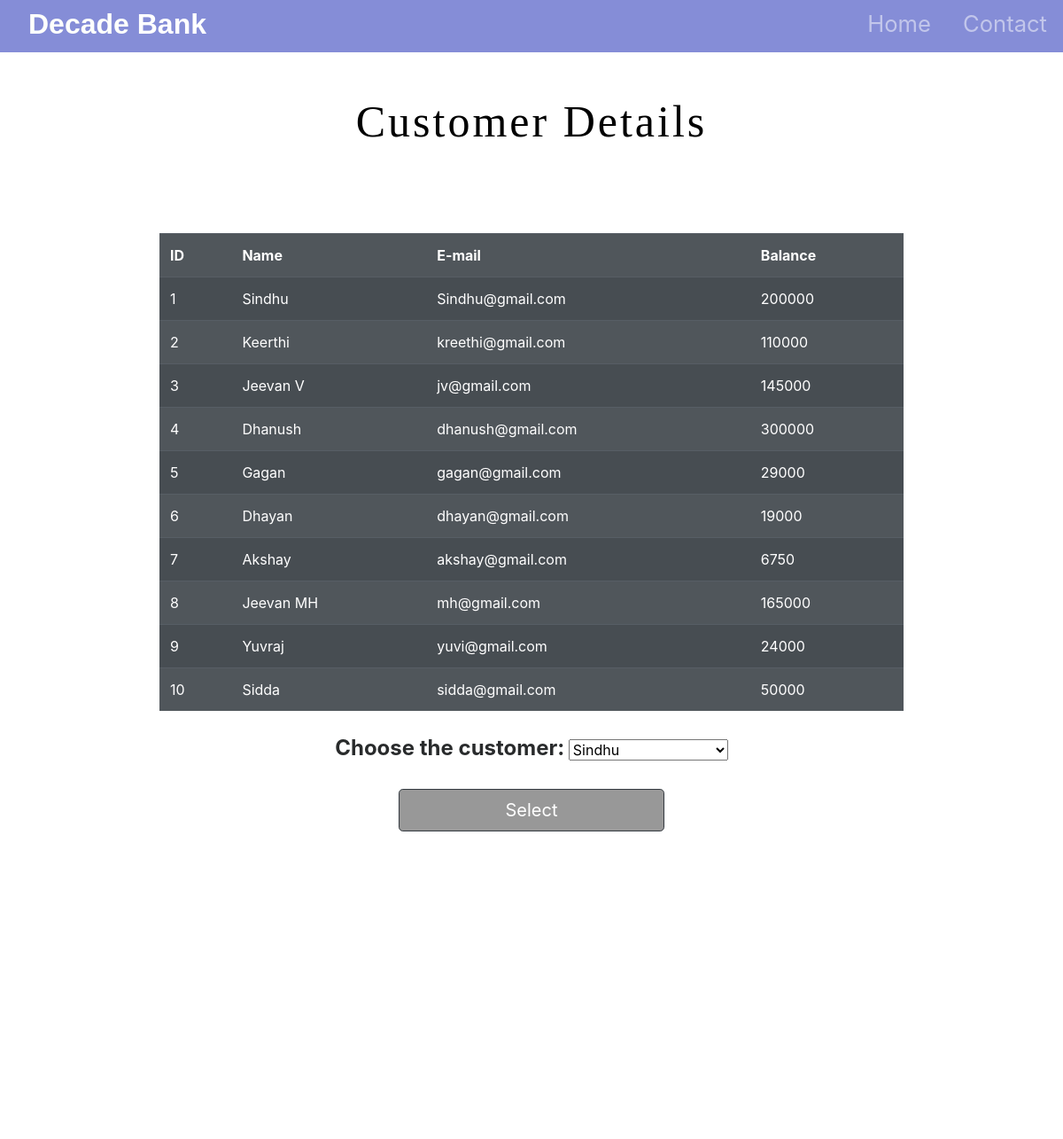
/customer.php, run on an earlier commit of the app's database.
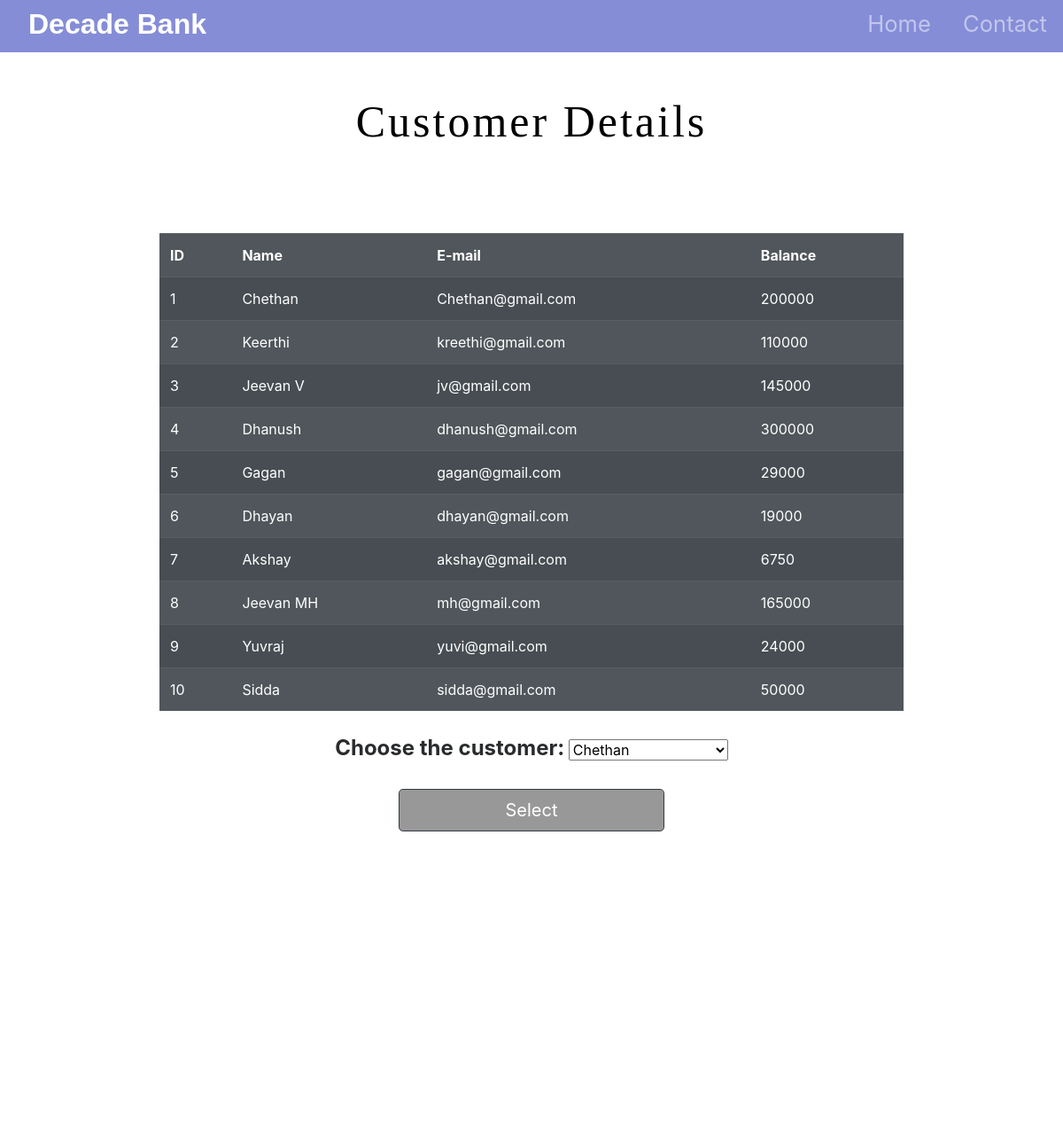
And on a later commit of the database.
### tables this page shows
CREATE TABLE `customer` (
  `id` int(11) NOT NULL,
  `Name` varchar(255) NOT NULL,
  `email` varchar(255) NOT NULL,
  `balance` bigint(20) NOT NULL
);

### customer.php (the view, shortened to what this page needs)
<!DOCTYPE html>
<html lang="en">
<head>
  <link rel="stylesheet" href="https://stackpath.bootstrapcdn.com/bootstrap/4.5.2/css/bootstrap.min.css"
>
  <link rel="stylesheet" type="text/css" href="styles.css">
</head>
<body>
  <div id="title">
    <nav id="navbar" class="navbar navbar-expand-lg navbar-dark ">
      <a id="navbar-brand" href="index.php">Decade<span>  Bank</span></a>
      <div class="collapse navbar-collapse" id="navbarTogglerDemo01">
        <ul class="navbar-nav ml-auto">
          <li class="nav-item">
            <a class="nav-link" href="index.php">Home</a>
          </li>
          <li class="nav-item">
            <a class="nav-link" href="#footer">Contact</a>
          </li>
        </ul>
      </div>
    </nav>
  </div>
  <?php
 echo '<h1 class="intro"><center>Customer Details</center></h1>';
 echo '<table class=" listtable table-dark table  table-striped table-hover mt-5"  style="opacity: 0.9; width: 70%; margin: auto;">
 <tr>
     <th>ID</th>
     <th>Name</th>
     <th>E-mail</th>
     <th>Balance</th>
 </tr>';
    $server = "localhost";
    $username = "root";
    $password = "";
    $database = "bank";
    $con = mysqli_connect($server, $username, $password, $database);
     $sql = "SELECT id,Name,email,balance FROM customer;";
     $sql1 = "SELECT Name FROM customer;";
        $result=mysqli_query($con,$sql);
        while($row=mysqli_fetch_array($result)){
            echo '<tr>
            <td>'.$row["id"].'</td>
            <td>'.$row["Name"].'</td>
            <td>'.$row["email"].'</td>
            <td>'.$row["balance"].'</td>
        </tr>';
          }
 echo'</table>';
?><br>
  <form action="select.php" method="POST" style="text-align:center">
    <label class="choose">Choose the customer: </label>
    <select id="cus" name="cus" style="width:15%">
      <?php $result1=mysqli_query($con,$sql1); ?>
      <?php while($row1=mysqli_fetch_array($result1)):; ?>
      <option value="<?php echo $row1[0]; ?>">
        <?php echo $row1[0]; ?>
      </option>
      <?php endwhile ;
    ?>
    </select><br>
    <div><button class="btn btn-dark btn-lg" style="margin-top:20px;">Select</button></div>
  </form>
  <br><br>
</body>
<footer id="footer">
  <i class="social-icon fas fa-phone-square-alt"></i>
  <i class="social-icon fab fa-twitter-square"></i>
  <i class="social-icon fas fa-envelope-square"></i>
  <p>© Copyright 2021 Decade Bank</p>
</footer>
</html>

### styles.css (style rules this page uses)
#title { background: rgba(104, 114, 206, 0.808); }
#navbar { padding: 0 0 5px; }
#navbar-brand { text-decoration: none; color:#fdfffc; font-family: sans-serif; font-size: 2rem; font-weight: bold; padding-left: 2rem; }
span { color:white; }
.nav-item { padding: 0 10px; }
.nav-link { font-size: 1.6rem; }
.btn { background-color: rgba(0, 0, 0, 0.404); }
.intro { text-align: center; font-size: 50px; letter-spacing: 3px; font-family: 'sans-serif'; position: relative; padding:4% 8%; color:black; }
button { height: 25%; width: 25%; }
.choose { font-size:1.5rem; color:#292b2c; font-style:Ubuntu; font-weight:bold }
#footer { margin-top: 200px; padding: 5% auto; text-align: center; color: white; font-size: 25px; }
.social-icon { margin: 10px 5px; color: white; }

### customer.php (style rules this page uses)
body { background-image: url("img/4.jpg"); background-size: cover; height: 100%; width: 100%; background-repeat: no-repeat; background-attachment: fixed; }

What changed in the data, as far as the page shows it:
changed customer id 1: Name "Sindhu" → "Chethan"; email "Sindhu@gmail.com" → "Chethan@gmail.com"
Also different on the page:
form field cus: "Sindhu" → "Chethan"
